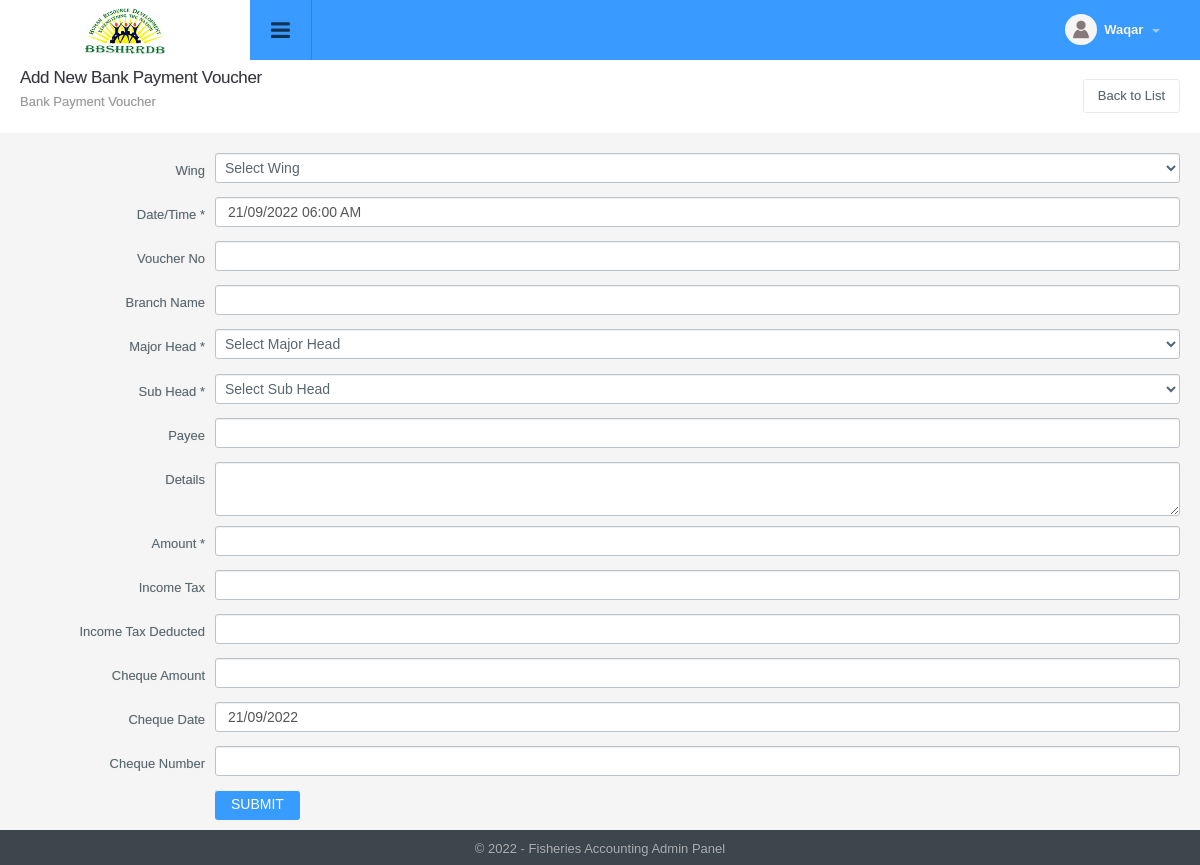
Screenshot of /expense_manage.php?tab=add (signed in) with the database file from the repository.
### tables this page shows
CREATE TABLE `config_variable` (
  `id` int NOT NULL,
  `config_type_id` int NOT NULL,
  `title` varchar(512) NOT NULL,
  `notes` varchar(512) NOT NULL,
  `type` varchar(200) NOT NULL,
  `default_values` text NOT NULL,
  `key` varchar(200) NOT NULL,
  `value` text NOT NULL,
  `sortorder` int NOT NULL
);

### include/utility.php (called while the page is built, shortened)
<?php
function get_config($var){
	global $dblink;
	$sql="select value from config_variable where `key`='".slash($var)."'";
	$resConfig=doquery($sql,$dblink);
	if(numrows($resConfig)>0){
		while($rowConfig=dofetch($resConfig))
			return unslash($rowConfig["value"]);
	}
}
$site_title=get_config("site_title");
$file_upload_root="./uploads/";
function slash($str){
	if(!is_array($str))
		return utf8_encode(addslashes($str));
	else{
		for($i=0; $i<count($str); $i++)
			$str[$i]=slash($str[$i]);
		return $str;
	}
}
function unslash($str){
	return stripslashes(utf8_decode($str));
	}

### include/db.php (called while the page is built, shortened)
<?php
function doquery($qr,$lnk){
	@$res=mysqli_query($lnk,$qr) or die($qr." - ".mysqli_error($lnk));
	return $res;
}
function dofetch($rs){
	@$rec=mysqli_fetch_array($rs);
	return $rec;
}
function numrows($rs){
	return mysqli_num_rows($rs);
}

### modules/expense/add.php (the view, shortened to what this page needs)
<?php
if(isset($_SESSION["expense_manage"]["add"])){
	extract($_SESSION["expense_manage"]["add"]);
}
else{
    $branch_name="";
	$datetime_added=date("d/m/Y H:i A");
	$voucher_no="";
    $payee="";
	$details="";
    $amount="";
    $income_tax="";
    $income_tax_deducted="";
    $cheque_amount="";
    $cheque_date=date("d/m/Y");
    $cheque_number="";
}
?>
<div class="page-header">
	<h1 class="title">Add New Bank Payment Voucher</h1>
  	<ol class="breadcrumb">
    	<li class="active">
            Bank Payment Voucher
        </li>
  	</ol>
  	<div class="right">
    	<div class="btn-group" role="group" aria-label="..."> <a href="expense_manage.php" class="btn btn-light editproject">Back to List</a> </div>
  	</div>
</div>
<form class="form-horizontal form-horizontal-left" role="form" action="expense_manage.php?tab=add" method="post" enctype="multipart/form-data" name="frmAdd"  onSubmit="return checkFields();">
    <div class="form-group">
    	<div class="row">
            <div class="col-sm-2 control-label">
                <label class="form-label" for="wing_id">Wing</label>
            </div>
            <div class="col-sm-10">
                <select name="wing_id" title="Choose Option">
                    <option value="0">Select Wing</option>
                </select>
            </div>
        </div>
  	</div>
    <div class="form-group">
        <div class="row">
        	 <div class="col-sm-2 control-label">
            	<label class="form-label" for="datetime_added">Date/Time <span class="manadatory">*</span></label>
            </div>
            <div class="col-sm-10">
                <input type="text" title="Enter datetime" value="<?php echo $datetime_added; ?>" name="datetime_added" id="datetime_added" class="form-control date-timepicker" />
            </div>
        </div>
    </div>
    <div class="form-group">
        <div class="row">
        	<div class="col-sm-2 control-label">
            	<label class="form-label" for="voucher_no">Voucher No </label>
            </div>
            <div class="col-sm-10">
                <input type="text" title="Enter Voucher" value="<?php echo $voucher_no; ?>" name="voucher_no" id="voucher_no" class="form-control" />
            </div>
        </div>
    </div>
    <div class="form-group">
        <div class="row">
        	<div class="col-sm-2 control-label">
            	<label class="form-label" for="branch_name">Branch Name </label>
            </div>
            <div class="col-sm-10">
                <input type="text" title="Enter branch name" value="<?php echo $branch_name; ?>" name="branch_name" id="branch_name" class="form-control" />
            </div>
        </div>
    </div>
    <div class="form-group">
    	<div class="row">
            <div class="col-sm-2 control-label">
                <label class="form-label" for="major_head">Major Head <span class="manadatory">*</span></label>
            </div>
            <div class="col-sm-10">
                <select name="major_head" title="Choose Option">
                    <option value="0">Select Major Head</option>
                </select>
            </div>
        </div>
  	</div>
    <div class="form-group">
    	<div class="row">
            <div class="col-sm-2 control-label">
                <label class="form-label" for="sub_head">Sub Head <span class="manadatory">*</span></label>
            </div>
            <div class="col-sm-10">
            	<select name="sub_head" id="sub_head" title="Choose Option">
                    <option value="0">Select Sub Head</option>
                </select>
            </div>
        </div>
  	</div>
    <div class="form-group">
        <div class="row">
        	<div class="col-sm-2 control-label">
            	<label class="form-label" for="payee">Payee </label>
            </div>
            <div class="col-sm-10">
                <input type="text" title="Enter payee" value="<?php echo $payee; ?>" name="payee" id="payee" class="form-control" />
            </div>
        </div>
    </div>
    <div class="form-group">
        <div class="row">
        	<div class="col-sm-2 control-label">
            	<label class="form-label" for="details">Details </label>
            </div>
            <div class="col-sm-10">
                 <textarea title="Enter Details" value="" name="details" id="details" class="form-control" /><?php echo $details; ?></textarea>
            </div>
        </div>
    </div>
    <div class="form-group">
        <div class="row">
        	<div class="col-sm-2 control-label">
            	<label class="form-label" for="amount">Amount <span class="manadatory">*</span> </label>
            </div>
            <div class="col-sm-10">
                <input type="text" title="Enter Amount" value="<?php echo $amount; ?>" name="amount" id="amount" class="form-control" />
            </div>
        </div>
    </div>
    <div class="form-group">
        <div class="row">
        	<div class="col-sm-2 control-label">
            	<label class="form-label" for="income_tax">Income Tax</label>
            </div>
            <div class="col-sm-10">
                <input type="text" title="Enter Income Tax" value="<?php echo $income_tax; ?>" name="income_tax" id="income_tax" class="form-control" />
            </div>
        </div>
    </div>
    <div class="form-group">
        <div class="row">
        	<div class="col-sm-2 control-label">
            	<label class="form-label" for="income_tax_deducted">Income Tax Deducted</label>
            </div>
            <div class="col-sm-10">
                <input type="text" title="Enter Income Tax Deduc" value="<?php echo $income_tax_deducted; ?>" name="income_tax_deducted" id="income_tax_deducted" class="form-control" />
            </div>
        </div>
    </div>
    <div class="form-group">
        <div class="row">
        	<div class="col-sm-2 control-label">
            	<label class="form-label" for="cheque_amount">Cheque Amount</label>
            </div>
            <div class="col-sm-10">
                <input type="text" title="Enter Cheque Amount" value="<?php echo $cheque_amount; ?>" name="cheque_amount" id="cheque_amount" class="form-control" />
            </div>
        </div>
    </div>
    <div class="form-group">
        <div class="row">
        	<div class="col-sm-2 control-label">
            	<label class="form-label" for="cheque_date">Cheque Date</label>
            </div>
            <div class="col-sm-10">
                <input type="text" title="Enter Cheque Date" value="<?php echo $cheque_date; ?>" name="cheque_date" id="cheque_date" class="date-picker form-control" />
            </div>
        </div>
    </div>
    <div class="form-group">
        <div class="row">
        	<div class="col-sm-2 control-label">
            	<label class="form-label" for="cheque_number">Cheque Number </label>
            </div>
            <div class="col-sm-10">
                <input type="text" title="Enter Cheque Number" value="<?php echo $cheque_number; ?>" name="cheque_number" id="cheque_number" class="form-control" />
            </div>
        </div>
    </div>
    <div class="form-group">
    	<div class="row">
            <div class="col-sm-2 control-label">
            </div>
            <div class="col-sm-10">
                <input type="submit" value="SUBMIT" class="btn btn-default btn-l" name="expense_add" title="Submit Record" />
            </div>
        </div>
  	</div>
</form>

### include/header.php (shortened to what this page needs)
<!DOCTYPE html PUBLIC "-//W3C//DTD XHTML 1.0 Transitional//EN" "http://www.w3.org/TR/xhtml1/DTD/xhtml1-transitional.dtd">
<html xmlns="http://www.w3.org/1999/xhtml">
<head>
<link type="text/css" rel="stylesheet" href="css/font-awesome.min.css" />
<link type="text/css" rel="stylesheet" href="css/font-awesome.css" />
<link type="text/css" rel="stylesheet"  href="css/bootstrap.css" />
<link rel="stylesheet" href="css/bootstrap-datetimepicker.min.css" />
<link type="text/css" rel="stylesheet"  href="css/awesome-bootstrap-checkbox.css" />
<link href="css/general.css" type="text/css" rel="stylesheet" />
<link type="text/css" rel="stylesheet"  href="css/style.css" />
<link rel="stylesheet" href="//code.jquery.com/ui/1.12.1/themes/base/jquery-ui.css">
</head>
<body>
	<div id="wrapper" class="round_corners">
    	<div id="top" class="clearfix">
            <div class="applogo">
                <a href="index.php" class="logo"><?php $admin_logo=get_config("admin_logo"); ?><img src="<?php echo $file_upload_root;?>config/<?php echo $admin_logo?>" /></a>
            </div>
            <a class="sidebar-open-button" href="#"><i class="fa fa-bars"></i></a>
            <ul class="top-right">
            	<li class="dropdown link">
                	<a class="dropdown-toggle profilebox" data-toggle="dropdown" href="#">
                    	<img alt="img" src="images/profileimg-default.png">
                        <b><?php echo ucfirst((isset($_SESSION["logged_in_admin"]) && $_SESSION["logged_in_admin"]!="")?$_SESSION["logged_in_admin"]["name"]:"Guest");?></b>
                        <span class="caret"></span>
                    </a>
                </li>
           </ul>
        </div>
		<div class="content" style="margin-left:0">

### include/footer.php (shortened to what this page needs)
<div id="footer" class="bottom_round_corners">
	<div id="footer_content">
    	<address>&copy; <?php echo date("Y");?> - <?php echo $site_title; ?> Admin Panel</address>
    </div>
</div>
<link href="js/fancybox/jquery.fancybox.min.css" rel="stylesheet" type="text/css" />
<link href="js/chosen/chosen.css" rel="stylesheet" type="text/css" />
<link rel="stylesheet" type="text/css" href="css/angularjs-datetime-picker.css" />
</body>
</html>

### rows the page displays
config_variable: value (picture)
config_variable: value "Fisheries Accounting"
